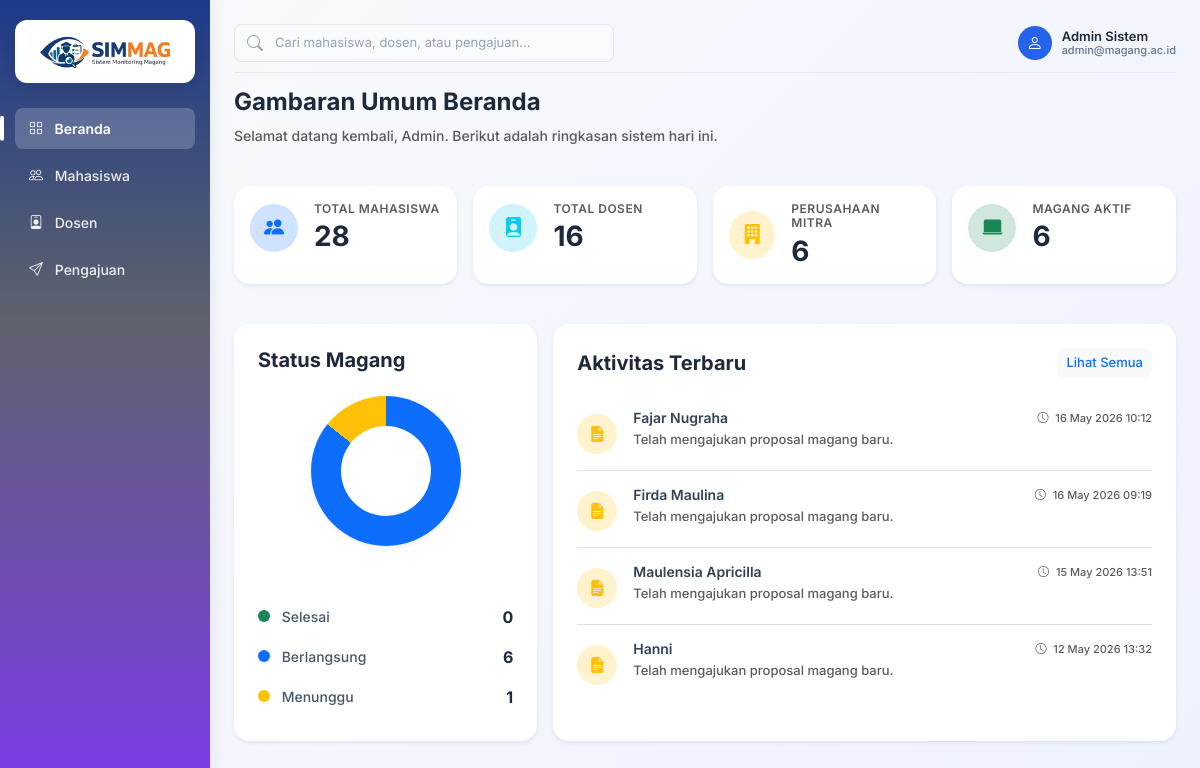
/admin/beranda.php (signed in), run on the app's committed database.
### tables this page shows
CREATE TABLE `pengajuan` (
  `id_pengajuan` int(11) NOT NULL,
  `id_mahasiswa` int(11) DEFAULT NULL,
  `jenis_perusahaan` varchar(50) DEFAULT NULL,
  `nama_perusahaan` varchar(255) DEFAULT NULL,
  `alamat` varchar(255) DEFAULT NULL,
  `provinsi` varchar(100) DEFAULT NULL,
  `kota` varchar(100) DEFAULT NULL,
  `kecamatan` varchar(100) DEFAULT NULL,
  `kode_pos` varchar(20) DEFAULT NULL,
  `judul_proposal` varchar(255) DEFAULT NULL,
  `bidang` varchar(100) DEFAULT NULL,
  `tanggal_mulai` date DEFAULT NULL,
  `tanggal_selesai` date DEFAULT NULL,
  `catatan` text DEFAULT NULL,
  `file_proposal` varchar(255) DEFAULT NULL,
  `status` varchar(50) DEFAULT 'pending',
  `created_at` timestamp NOT NULL DEFAULT current_timestamp()
);

CREATE TABLE `mahasiswa` (
  `id_mahasiswa` int(11) NOT NULL,
  `NIM` varchar(20) NOT NULL,
  `nama` varchar(100) NOT NULL,
  `email` varchar(100) NOT NULL,
  `prodi` varchar(100) NOT NULL,
  `password` varchar(255) NOT NULL,
  `no_hp` varchar(20) DEFAULT NULL
);

### admin/beranda.php (the view, shortened to what this page needs)
<?php
$db = new Database();
$conn = $db->getConnection();
$page = "beranda";
$stmtMahasiswa = $conn->query("SELECT COUNT(*) FROM mahasiswa");
$total_mahasiswa = $stmtMahasiswa->fetchColumn();
$stmtDosen = $conn->query("SELECT COUNT(*) FROM dosen");
$total_dosen = $stmtDosen->fetchColumn();
$stmtPerusahaan = $conn->query("SELECT COUNT(DISTINCT tempat_magang) FROM pendaftaran_magang");
$total_perusahaan = $stmtPerusahaan->fetchColumn();
$stmtAktif = $conn->query("SELECT COUNT(*) FROM pendaftaran_magang WHERE status_pendaftaran = 'Aktif'");
$total_magang = $stmtAktif->fetchColumn();
$stmtSelesai = $conn->query("SELECT COUNT(*) FROM pendaftaran_magang WHERE status_pendaftaran = 'Selesai'");
$status_selesai = $stmtSelesai->fetchColumn();
$stmtBerlangsung = $conn->query("SELECT COUNT(*) FROM pendaftaran_magang WHERE status_pendaftaran = 'Aktif'");
$status_berlangsung = $stmtBerlangsung->fetchColumn();
$stmtMenunggu = $conn->query("SELECT COUNT(*) FROM pengajuan WHERE status = 'Menunggu'");
$status_menunggu = $stmtMenunggu->fetchColumn();
$total_status = $status_selesai + $status_berlangsung + $status_menunggu;
$deg_selesai = ($status_selesai / max($total_status, 1)) * 360;
$deg_berlangsung = ($status_berlangsung / max($total_status, 1)) * 360;
$stmtAktivitas = $conn->query("
    SELECT p.*, m.nama
    FROM pengajuan p
    JOIN mahasiswa m ON p.id_mahasiswa = m.id_mahasiswa
    ORDER BY p.created_at DESC
    LIMIT 4
");
$data_aktivitas = $stmtAktivitas->fetchAll(PDO::FETCH_ASSOC);
?>
<!DOCTYPE html>
<html lang="id">
<head>
    <link href="https://cdn.jsdelivr.net/npm/bootstrap@5.3.0/dist/css/bootstrap.min.css" rel="stylesheet">
    <link href="https://cdn.jsdelivr.net/npm/bootstrap-icons/font/bootstrap-icons.css" rel="stylesheet">
    <link rel="stylesheet" href="assets/css/admin.css">
    <link rel="stylesheet" href="assets/css/beranda.css">
</head>
<body>
    <div class="d-flex">
        <div class="sidebar d-flex flex-column">
            <div>
                <div class="logo-container">
                    <img src="assets/logo.png" class="logo-sidebar">
                </div>
                <a href="beranda.php" class="<?= ($page == 'beranda') ? 'active' : '' ?>">
                    <i class="bi bi-grid me-2"></i> Beranda
                </a>
                <a href="mahasiswa.php">
                    <i class="bi bi-people me-2"></i> Mahasiswa
                </a>
                <a href="dosen.php">
                    <i class="bi bi-person-badge me-2"></i> Dosen
                </a>
                <a href="pengajuan.php">
                    <i class="bi bi-send me-2"></i> Pengajuan
                </a>
            </div>
        </div>
        <div class="p-4 w-100">
            <div class="header-top">
                <form action="search.php" method="GET" class="search-box m-0">
                    <i class="bi bi-search"></i>
                    <input type="text" name="q" placeholder="Cari mahasiswa, dosen, atau pengajuan..." value="<?= isset($_GET['q']) ? htmlspecialchars($_GET['q']) : '' ?>" required>
                </form>
                <div class="profile-section">
                    <div class="profile-wrapper">
                        <div class="profile-info" id="profileToggle" style="cursor:pointer;">
                            <div class="profile-avatar">
                                <i class="bi bi-person"></i>
                            </div>
                            <div class="profile-text">
                                <div class="name">Admin Sistem</div>
                                <div class="email">admin@magang.ac.id</div>
                            </div>
                        </div>
                    </div>
                </div>
            </div>
            <div class="mb-4">
                <h4 class="fw-bold" style="color:#1e293b;">Gambaran Umum Beranda</h4>
                <p class="text-muted mb-0" style="font-size:14px;">Selamat datang kembali, Admin. Berikut adalah ringkasan sistem hari ini.</p>
            </div>
            <div class="row mt-4 g-3">
                <div class="col-md-3">
                    <div class="card p-3 border-0 shadow-sm h-100" style="border-radius: 16px; transition: transform 0.2s;">
                        <div class="d-flex align-items-center">
                            <div class="rounded-circle d-flex align-items-center justify-content-center me-3 bg-primary-subtle text-primary" style="width: 48px; height: 48px;">
                                <i class="bi bi-people-fill fs-5"></i>
                            </div>
                            <div>
                                <h6 class="text-muted mb-1" style="font-size: 12px; text-transform: uppercase; letter-spacing: 0.5px;">Total Mahasiswa</h6>
                                <h3 class="fw-bold mb-0" style="color: #1e293b;"><?= $total_mahasiswa ?></h3>
                            </div>
                        </div>
                    </div>
                </div>
                <div class="col-md-3">
                    <div class="card p-3 border-0 shadow-sm h-100" style="border-radius: 16px; transition: transform 0.2s;">
                        <div class="d-flex align-items-center">
                            <div class="rounded-circle d-flex align-items-center justify-content-center me-3 bg-info-subtle text-info" style="width: 48px; height: 48px;">
                                <i class="bi bi-person-badge-fill fs-5"></i>
                            </div>
                            <div>
                                <h6 class="text-muted mb-1" style="font-size: 12px; text-transform: uppercase; letter-spacing: 0.5px;">Total Dosen</h6>
                                <h3 class="fw-bold mb-0" style="color: #1e293b;"><?= $total_dosen ?></h3>
                            </div>
                        </div>
                    </div>
                </div>
                <div class="col-md-3">
                    <div class="card p-3 border-0 shadow-sm h-100" style="border-radius: 16px; transition: transform 0.2s;">
                        <div class="d-flex align-items-center">
                            <div class="rounded-circle d-flex align-items-center justify-content-center me-3 bg-warning-subtle text-warning" style="width: 48px; height: 48px;">
                                <i class="bi bi-building-fill fs-5"></i>
                            </div>
                            <div>
                                <h6 class="text-muted mb-1" style="font-size: 12px; text-transform: uppercase; letter-spacing: 0.5px;">Perusahaan Mitra</h6>
                                <h3 class="fw-bold mb-0" style="color: #1e293b;"><?= $total_perusahaan ?></h3>
                            </div>
                        </div>
                    </div>
                </div>
                <div class="col-md-3">
                    <div class="card p-3 border-0 shadow-sm h-100" style="border-radius: 16px; transition: transform 0.2s;">
                        <div class="d-flex align-items-center">
                            <div class="rounded-circle d-flex align-items-center justify-content-center me-3 bg-success-subtle text-success" style="width: 48px; height: 48px;">
                                <i class="bi bi-laptop-fill fs-5"></i>
                            </div>
                            <div>
                                <h6 class="text-muted mb-1" style="font-size: 12px; text-transform: uppercase; letter-spacing: 0.5px;">Magang Aktif</h6>
                                <h3 class="fw-bold mb-0" style="color: #1e293b;"><?= $total_magang ?></h3>
                            </div>
                        </div>
                    </div>
                </div>
            </div>
            <div class="row mt-4 align-items-stretch g-3">
                <div class="col-md-4 d-flex">
                    <div class="card p-4 text-center border-0 shadow-sm h-100 w-100" style="border-radius: 16px;">
                        <h5 class="fw-bold text-start mb-4" style="color: #1e293b;">Status Magang</h5>
                        <div class="d-flex justify-content-center align-items-center mb-4">
                            <div class="pie-chart shadow-sm"
                                style="width: 150px; height: 150px; border-radius: 50%; position: relative;
                                    background: conic-gradient(
                                        #198754 0deg <?= $deg_selesai ?>deg,
                                        #0d6efd <?= $deg_selesai ?>deg <?= $deg_selesai + $deg_berlangsung ?>deg,
                                        #ffc107 <?= $deg_selesai + $deg_berlangsung ?>deg 360deg
                                    );">
                                <div style="position: absolute; top: 50%; left: 50%; transform: translate(-50%, -50%); width: 90px; height: 90px; background: white; border-radius: 50%;"></div>
                            </div>
                        </div>
                        <div class="text-start mt-auto">
                            <ul class="list-group list-group-flush">
                                <li class="list-group-item d-flex justify-content-between align-items-center border-0 px-0 py-2">
                                    <span style="font-size: 14px; color: #475569;"><span class="d-inline-block rounded-circle me-2" style="width: 12px; height: 12px; background:#198754;"></span> Selesai</span>
                                    <span class="fw-bold" style="color: #1e293b;"><?= $status_selesai ?></span>
                                </li>
                                <li class="list-group-item d-flex justify-content-between align-items-center border-0 px-0 py-2">
                                    <span style="font-size: 14px; color: #475569;"><span class="d-inline-block rounded-circle me-2" style="width: 12px; height: 12px; background:#0d6efd;"></span> Berlangsung</span>
                                    <span class="fw-bold" style="color: #1e293b;"><?= $status_berlangsung ?></span>
                                </li>
                                <li class="list-group-item d-flex justify-content-between align-items-center border-0 px-0 py-2">
                                    <span style="font-size: 14px; color: #475569;"><span class="d-inline-block rounded-circle me-2" style="width: 12px; height: 12px; background:#ffc107;"></span> Menunggu</span>
                                    <span class="fw-bold" style="color: #1e293b;"><?= $status_menunggu ?></span>
                                </li>
                            </ul>
                        </div>
                    </div>
                </div>
                <div class="col-md-8 d-flex">
                    <div class="card p-4 border-0 shadow-sm h-100 w-100" style="border-radius: 16px;">
                        <div class="d-flex justify-content-between align-items-center mb-4">
                            <h5 class="fw-bold mb-0" style="color: #1e293b;">Aktivitas Terbaru</h5>
                            <a href="pengajuan.php" class="btn btn-sm btn-light text-primary" style="border-radius: 8px; font-size: 13px; font-weight: 500;">Lihat Semua</a>
                        </div>
                        <div class="mt-2 flex-grow-1">
                            <?php if ($data_aktivitas): ?>
                                <?php foreach ($data_aktivitas as $aktivitas): ?>
                                    <div class="d-flex align-items-start mb-3 pb-3 <?= ($aktivitas !== end($data_aktivitas)) ? 'border-bottom' : '' ?>">
                                        <div class="flex-shrink-0">
                                            <div class="bg-warning-subtle text-warning rounded-circle d-flex align-items-center justify-content-center mt-1" style="width: 40px; height: 40px;">
                                                <i class="bi bi-file-earmark-text-fill fs-6"></i>
                                            </div>
                                        </div>
                                        <div class="ms-3 w-100">
                                            <div class="d-flex justify-content-between align-items-center">
                                                <h6 class="mb-0 fw-semibold" style="color: #334155; font-size: 14px;"><?= $aktivitas['nama'] ?></h6>
                                                <small class="text-muted" style="font-size: 11px;">
                                                    <i class="bi bi-clock me-1"></i>
                                                    <?= date('d M Y H:i', strtotime($aktivitas['created_at'])) ?>
                                                </small>
                                            </div>
                                            <p class="text-muted mb-0 mt-1" style="font-size: 13px;">Telah mengajukan proposal magang baru.</p>
                                        </div>
                                    </div>
                                <?php endforeach; ?>
                            <?php endif; ?>
                        </div>
                    </div>
                </div>
            </div>
        </div>
    </div>
</body>
</html>

### data on the page
pengajuan: id_mahasiswa.nama "Fajar Nugraha", created_at "16 May 2026 10:12"
pengajuan: id_mahasiswa.nama "Firda Maulina", created_at "16 May 2026 09:19"
pengajuan: id_mahasiswa.nama "Maulensia Apricilla", created_at "15 May 2026 13:51"
pengajuan: id_mahasiswa.nama "Hanni", created_at "12 May 2026 13:32"

### other printed values
$total_mahasiswa "28"
$total_dosen "16"
$total_perusahaan "6"
$total_magang "6"
$status_selesai "0"
$status_berlangsung "6"
$status_menunggu "1"
